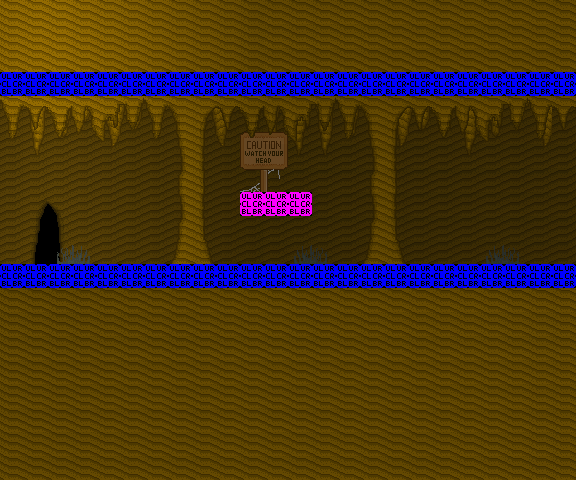

A level layout from a 2D game, rendered from its tile map. Below: a short description, then the map file with tile-grid data replaced by summaries:
An orthogonal 24x20 tile map with 24x24 px tiles, 6 tile layers (floor, Tile Layer 4, Tile Layer 6, features, ...), 2 tilesets and 29 objects (24x killing_floor, 2x enemy, door, scenetrigger, npc).

<map version="1.0" orientation="orthogonal" width="24" height="20" tilewidth="24" tileheight="24">
 <properties>
  <property name="offset" value="4" />
  <property name="soundtrack" value="valley2" />
 </properties>
 <tileset firstgid="1" name="valley-sandpits" tilewidth="24" tileheight="24">
  <image source="../images/tilesets/valley-sandpits.png" width="288" height="984" />
 </tileset>
 <tileset firstgid="493" name="collisions" tilewidth="24" tileheight="24">
  <image source="../images/tilesets/collisions.png" width="632" height="512" />
 </tileset>
 <layer name="floor" width="24" height="20">
  <data>[480 cells, 480 non-empty, 9 distinct tile ids]</data>
 </layer>
 <layer name="Tile Layer 4" width="24" height="20">
  <data>[480 cells, 92 non-empty, 19 distinct tile ids]</data>
 </layer>
 <layer name="Tile Layer 6" width="24" height="20">
  <data>[480 cells, 6 non-empty, 6 distinct tile ids]</data>
 </layer>
 <layer name="features" width="24" height="20">
  <data>[480 cells, 77 non-empty, 27 distinct tile ids]</data>
 </layer>
 <layer name="dark" width="24" height="20">
  <data>[480 cells, 480 non-empty, 9 distinct tile ids]</data>
 </layer>
 <layer name="collision" width="24" height="20">
  <data>[480 cells, 51 non-empty, 2 distinct tile ids]</data>
 </layer>
 <objectgroup color="#000000" name="nodes" width="24" height="20">
  <object name="main" type="door" x="31" y="193" width="30" height="71">
   <properties>
    <property name="level" value="valley-goat-farm" />
    <property name="to" value="next" />
   </properties>
  </object>
  <object type="enemy" x="192" y="216" width="48" height="48">
   <properties>
    <property name="direction" value="right" />
    <property name="enemytype" value="alien" />
   </properties>
  </object>
  <object type="killing_floor" x="31" y="104" width="12" height="47" />
  <object type="killing_floor" x="53" y="93" width="12" height="47" />
  <object type="killing_floor" x="23" y="96" width="143" height="30" />
  <object type="killing_floor" x="95" y="90" width="23" height="50" />
  <object type="killing_floor" x="288" y="94" width="13" height="52" />
  <object type="killing_floor" x="343" y="84" width="9" height="53" />
  <object type="killing_floor" x="321" y="99" width="9" height="53" />
  <object type="killing_floor" x="218" y="90" width="9" height="53" />
  <object type="killing_floor" x="152" y="83" width="9" height="53" />
  <object type="killing_floor" x="75" y="78" width="9" height="53" />
  <object type="killing_floor" x="247" y="81" width="9" height="53" />
  <object type="killing_floor" x="267" y="82" width="9" height="53" />
  <object type="killing_floor" x="227" y="91" width="17" height="20" />
  <object type="killing_floor" x="296" y="98" width="17" height="20" />
  <object type="killing_floor" x="410" y="106" width="17" height="20" />
  <object type="killing_floor" x="439" y="109" width="11" height="23" />
  <object type="killing_floor" x="458" y="107" width="39" height="27" />
  <object type="killing_floor" x="465" y="120" width="8" height="29" />
  <object type="killing_floor" x="513" y="93" width="11" height="33" />
  <object type="killing_floor" x="534" y="97" width="17" height="45" />
  <object type="killing_floor" x="485" y="70" width="17" height="45" />
  <object type="killing_floor" x="399" y="111" width="6" height="31" />
  <object type="scenetrigger" x="24" y="120" width="48" height="144">
   <properties>
    <property name="cutscene" value="alien" />
   </properties>
  </object>
  <object name="alien" type="npc" x="432" y="216" width="48" height="48" />
  <object type="enemy" x="288" y="216" width="48" height="48">
   <properties>
    <property name="direction" value="right" />
    <property name="enemytype" value="alien" />
   </properties>
  </object>
  <object type="killing_floor" x="558" y="93" width="14" height="35" />
  <object type="killing_floor" x="5" y="97" width="14" height="35" />
 </objectgroup>
</map>
